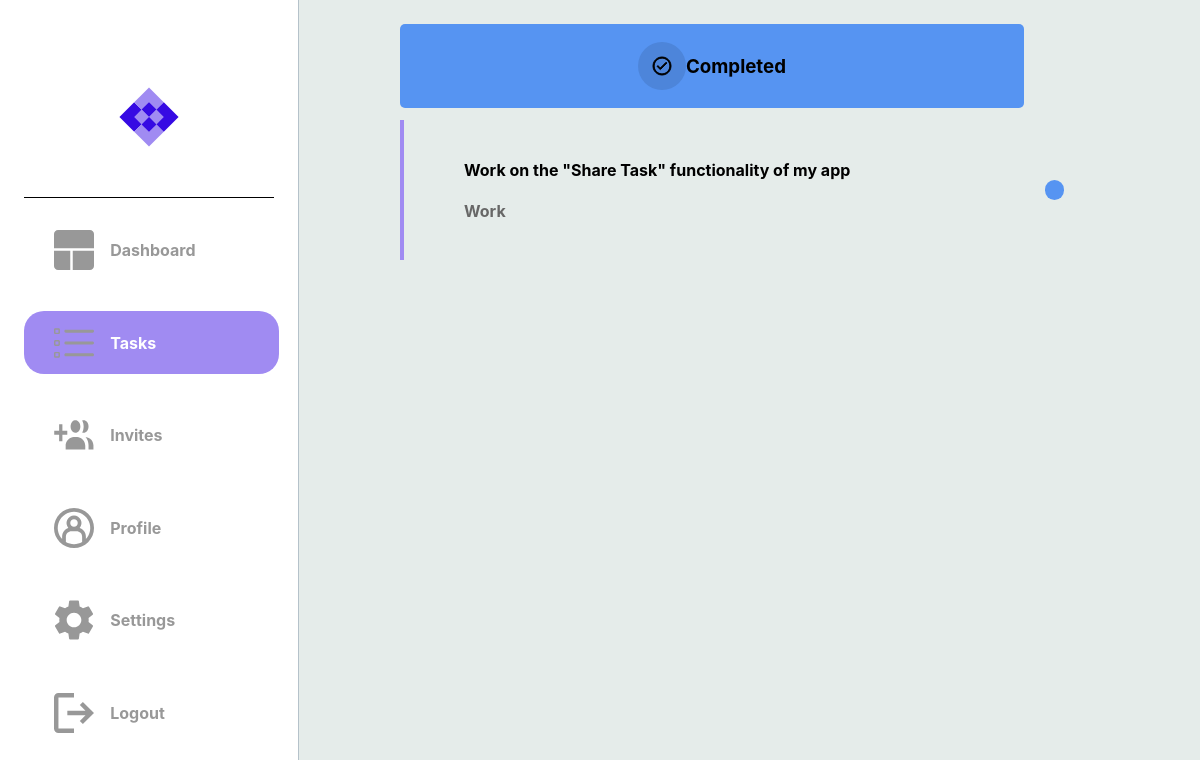
/completed_tasks (signed in), run on an earlier commit of the app's database.
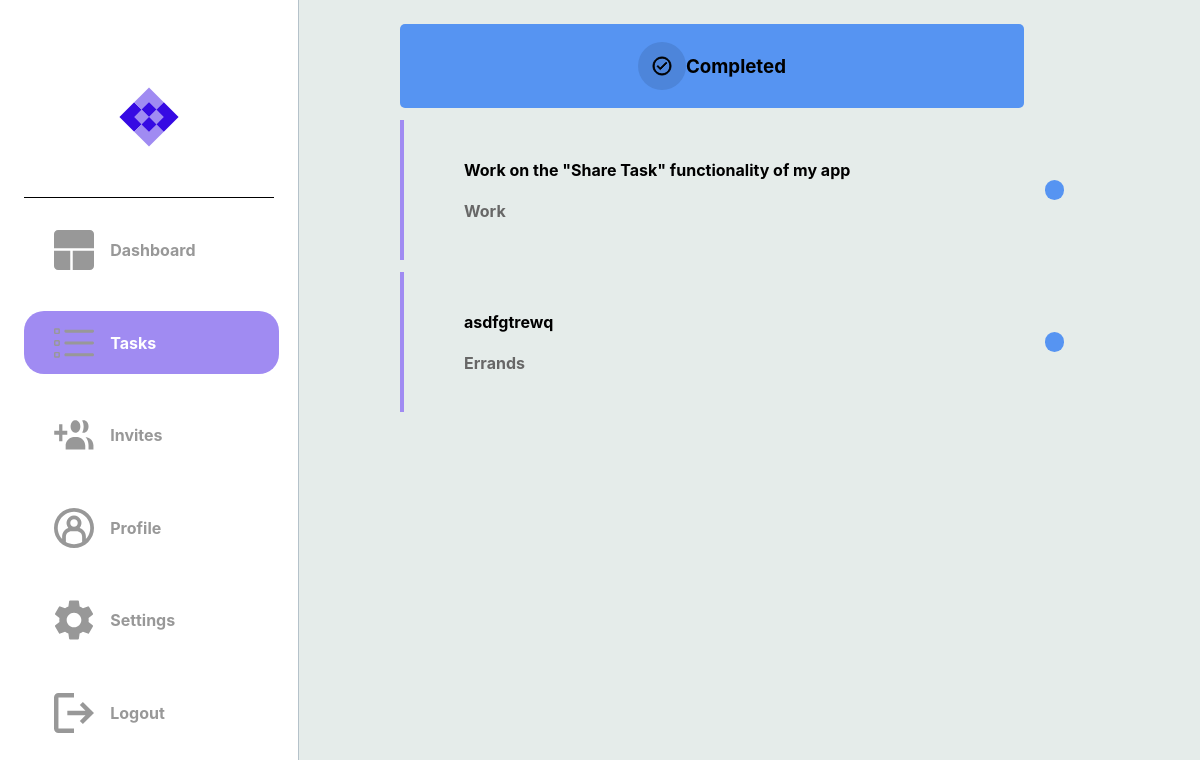
And on a later commit of the database.
### dotask/models.py (models this page shows)
class Task(db.Model):
    __tablename__ = "task"
    id = db.Column(db.Integer, primary_key=True)
    title = db.Column(db.String(100), nullable=False)
    description = db.Column(db.String(400), nullable=False)
    due_date = db.Column(db.Date, nullable=False)
    status = db.Column(Enum(TaskStatus))
    tag = db.Column(Enum(TaskTag))
    users = relationship('User', secondary=user_task, backref='tasks')

### dotask/routes.py (the view)
@app.route("/completed_tasks")
@login_required
def hello_completed_tasks():
    try:
        tasks = current_user.tasks
        if tasks:
            return render_template("completed_tasks.html", tasks=tasks)
        else:
            return render_template("completed_tasks.html")
    except:
        return render_template("completed_tasks.html")

### dotask/routes.py (called while the page is built)
@app.after_request
def after_request(response):
    response.headers["Cache-Control"] = "no-cache, no-store, must-revalidate"
    return response

@login_manager.user_loader
def load_user(user_id):
    return User.query.get(user_id)

### dotask/templates/completed_tasks.html (shortened to what this page needs)
{% extends "layout.html" %}
{% block head %}
    <link rel="stylesheet" {% block css_tab_colour %} href="../static/page_css_folder/tasks.css" {% endblock %}/>
{% endblock %}
{% block categories %}
    <div class="cate-container-2">
        <img src="../static/completed.svg">
        <h3>Completed</h3>
    </div>
{% endblock categories %}
{% block tasks %}
        {% if tasks %}
            {% for task in tasks %}
                {% if task.status.name == 'Completed' %}
                    <a href="{{ url_for('hello_each_task', task_id=task['id']) }}">
                        <div class="message-box">
                            <div class="message">
                                <h4> {{ task['title'] }} </h4>
                                <h4 style="color: #676767;"> {{ task.tag.name }} </h4>
                            </div>
                            <div class="message-dot {% if task.status.name == 'In_Progress' %}progress-task
                                {% elif task.status.name == 'Completed' %}completed-task
                                {% elif task.status.name == 'Cancelled' %}cancelled-task
                                {% else %}unknown-task
                                {% endif %}">
                            </div>
                        </div>
                    </a>
                {% endif %}
            {% endfor %}
            {% else %}
                <div class="message-box">
                    <div class="message">
                        <h2>No Tasks Yet</h2>
                    </div>
                </div>
        {% endif %}
    {% endblock tasks %}

What changed in the data, as far as the page shows it:
now on this page (row edited): Task: title "asdfgtrewq", tag.name "Errands"
